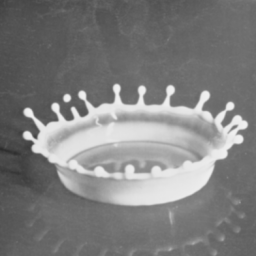
#> input picture ColabIP/Images/milkdrop.bmp, 256 x 256 px, found by its file name
$ jupyter execute --allow-errors '전역 임계값으로 영상 분할하기.ipynb'   (shell and % lines are left out)
#> lines starting #> are read from the running program, lines starting #| are printed output that depends on the picture; after the words box and inside, x2 and y2 are one past the last pixel; in counts of white or black regions, pixels touching at a corner belong together
[cell 1]
from google.colab.patches import cv2_imshow
import numpy as np
import cv2
import matplotlib.pyplot as plt

[cell 2]
from google.colab import drive
#> (the rest of this cell did not finish here and is left out)

[cell 3]
img = cv2.imread('/content/gdrive/My Drive/ColabIP/Images/milkdrop.bmp')
#> img is the input picture: shape (256, 256, 3); min 44, max 240, mean 126.1

[cell 4]
gray_img = cv2.cvtColor(img, cv2.COLOR_BGR2GRAY)

[cell 5]
T1=50
T2=0
T0=1

[cell 6]
output_img = np.zeros((gray_img.shape[0],gray_img.shape[1]))

[cell 7]
def threshold_update(h,w,img,outpt,T1):
  sum1=0
  count1=1
  sum2=0
  count2=1
  for h in range(img.shape[0]):
    for w in range(img.shape[1]):
      if(output[h,w]==255):
        sum1 = sum1 + img[h,w]
        count1 = count1 + 1
      else:
        sum2 = sum2 + img[h,w]
        count2 = count2 + 1
  ave1 = sum1/count1
  ave2 = sum2/count2
  T2 = np.int32(ave1+ave2)/2
  return T2

[cell 8]
for h in range(gray_img.shape[0]):
  for w in range(gray_img.shape[1]):
    if(gray_img[h,w]>T1):
      output_img[h,w]=255
    else:
      output_img[h,w]=0
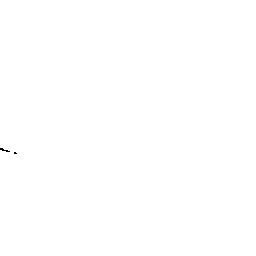
#> output_img: shape (256, 256) float64; 100% white; black in thin lines or dots, all inside (x1, y1, x2, y2) = (0, 148, 17, 154)
